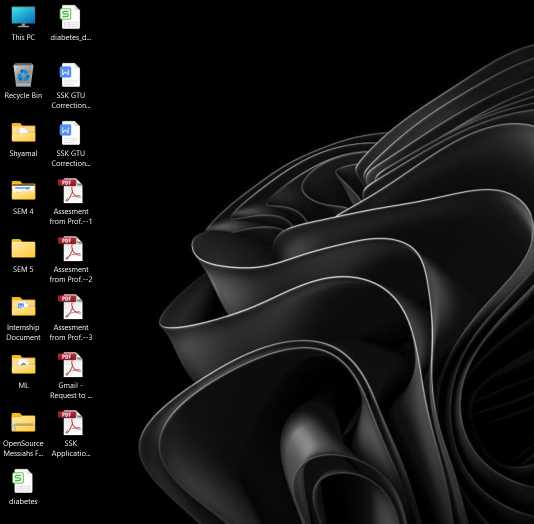
#> input picture ML/1.png, 1067 x 1047 px, found by its file name (shown at 1/2 size)
$ jupyter execute cv2.ipynb
#> lines starting #> are read from the running program, lines starting #| are printed output that depends on the picture
[cell 1]
# ! pip install opencv-python
import cv2

a=cv2.imread(r'C:\Users\Admin\Desktop\ML\1.png')
#> a is the input picture: shape (1047, 1067, 3); mean B, G, R 20, 20.6, 20.9
b=a*3
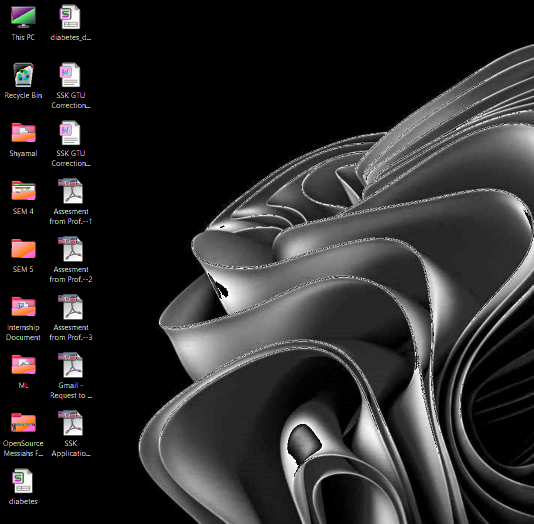
#> b: shape (1047, 1067, 3) (shown at 1/2 size); mean B, G, R 42.4, 42.4, 43.2
cv2.imwrite("3.png",b)
#> Out = True

[cell 2]
type(a)

[cell 3]
print(a[1,1,1])
#| 0
i=0
j=0
k=0
while i<=1046:
    j=0
    while j<=1066:
        k=0
        while k<=2:
            a[i,j,k]=a[i,j,k]+10
            k+=1
        j+=1
    i+=1
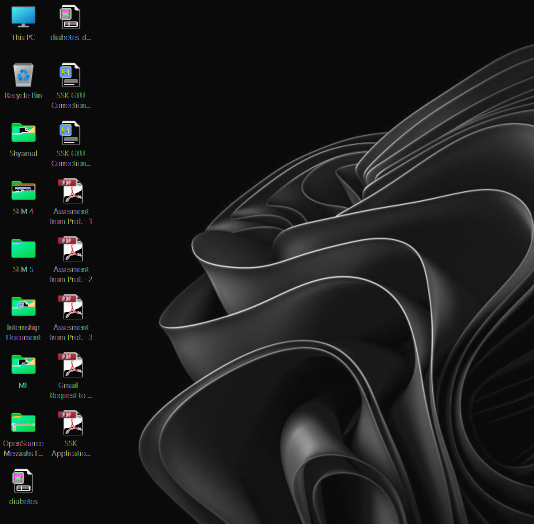
#> a: shape (1047, 1067, 3) (shown at 1/2 size); mean B, G, R 27.9, 28.6, 27.4
#> after the loop, i = 1047

cv2.imwrite("3.png",a)
#> Out = True

[cell 4]
a.shape
#> Out = (1047, 1067, 3)
